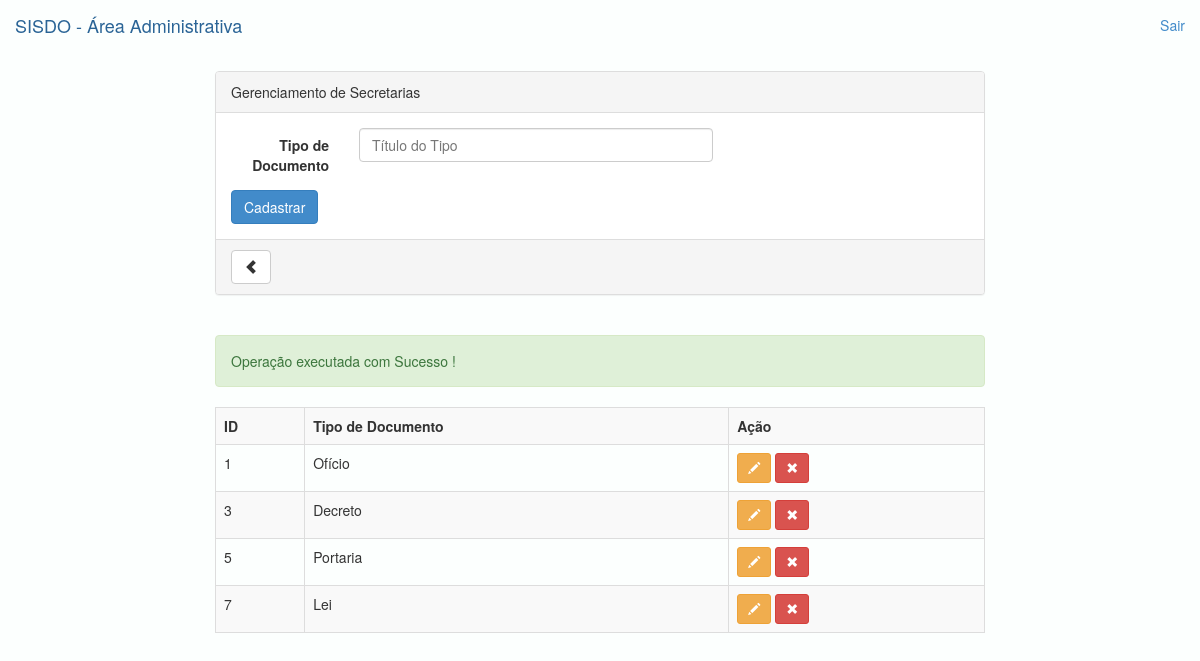
Page /visao/gerenciar_tiposDocumento.php (signed in) on the committed database.
### tables this page shows
CREATE TABLE IF NOT EXISTS `tipo_documento` (
  `cod_tipo_documento` int(11) NOT NULL AUTO_INCREMENT,
  `nome_tipo` varchar(45) NOT NULL,
  PRIMARY KEY (`cod_tipo_documento`)
);

### Configuracao/conexao.php (called while the page is built, shortened)
<?php
function ConectarBanco() {
    $conexao = mysql_connect('127.0.0.1','root','');
    $db = mysql_select_db('docoficial', $conexao);
    return $conexao;
}

### AcessoDados/tipoDocumento_dao.php (called while the page is built, shortened)
<?php
require_once '../Entidade/tipoDocumento.php';
require_once '../Configuracao/conexao.php';
class tipoDocumento_dao {
    function Listar() {
        $listaTipoDoc = array();
        $query = "SELECT * FROM `tipo_documento`";
        $sql =  mysql_query($query);
        $i=0;
        while($resultado = mysql_fetch_array($sql)){
            $tipo_doc = new tipoDocumento();
            $tipo_doc->setCod_tipo_documento($resultado["cod_tipo_documento"]);
            $tipo_doc->setNome_tipo($resultado["nome_tipo"]);
            $listaTipoDoc[$i] = $tipo_doc;
            $i++;
        }
        return $listaTipoDoc;
    }
}

### Controle/tipoDocumento_controle.php (called while the page is built, shortened)
<?php
require_once '../AcessoDados/tipoDocumento_dao.php';
require_once '../Entidade/tipoDocumento.php';
class tipoDocumento_controle {
    function Listar() {
        $dao = new tipoDocumento_dao();
        try {
            $listarDao = array();
            $listarDao = $dao->Listar();
        } catch (Exception $exc) {
            echo $exc->getTraceAsString();
        }
        return $listarDao;
    }
}

### Entidade/tipoDocumento.php (called while the page is built)
<?php
class tipoDocumento {
    private $cod_tipo_documento;
    private $nome_tipo;
    function getCod_tipo_documento() {
        return $this->cod_tipo_documento;
    }
    function getNome_tipo() {
        return $this->nome_tipo;
    }
    function setCod_tipo_documento($cod_tipo_documento) {
        $this->cod_tipo_documento = $cod_tipo_documento;
    }
    function setNome_tipo($nome_tipo) {
        $this->nome_tipo = $nome_tipo;
    }
}

### visao/gerenciar_tiposDocumento.php (the view, shortened to what this page needs)
<!DOCTYPE html>
<?php
require_once 'config_visao.php';
require_once '../Controle/tipoDocumento_controle.php';
require_once '../Entidade/tipoDocumento.php';
$controle = new tipoDocumento_controle();
if(@$_GET["id"] != null){
    $tipodoc = new tipoDocumento();
    $tipodoc = $controle->BuscarPor_Cod($_GET["id"]);
    $botaoCancelar='<a href="../visao/gerenciar_tiposDocumento.php" role="button">
                            <button type="submit" class="btn btn-default">Cancelar</button>
                        </a>';
    $valueNomeTipo = $tipodoc->getNome_tipo();
    $action = "tipoDocumentoPOST.php?id=".$tipodoc->getCod_tipo_documento()."&acao=editar";
}else{
    $valueNomeTipo="";
    $action = "tipoDocumentoPOST.php?id=&acao=inserir";
}
?>
<html>
    <body class="fundo-base">
        <?php echo CriarBarraNavegacao(); ?>
        <div class="col-xs-12 col-md-8 col-md-offset-2">
            <div class="panel panel-default">
                <div class="panel-heading">Gerenciamento de Secretarias</div>
                <div class="panel-body">
                    <form class="form-horizontal" role="form" action="<?php echo $action; ?>" method="POST">
                        <div class="form-group">
                            <label for="inputUsuario" class="col-sm-2 control-label">Tipo de Documento</label>
                            <div class="col-sm-6">
                                <input type="text" class="form-control" id="input_nome_secretaria"  name="nome_titulo" placeholder="Título do Tipo" value="<?php echo $valueNomeTipo ?>">
                            </div>
                        </div>
                        <button type="submit" class="btn btn-primary">Cadastrar</button>
                    </form>
                </div>
                <div class="panel-footer">
                    <a href="../visao/gerenciar_documentos.php" class="btn btn-default" role="button">
                        <span class="glyphicon glyphicon-chevron-left" aria-hidden="true"><abbr title="Voltar"></abbr></span>
                    </a>
                </div>
            </div>
            <?php
            if (@$_GET["result"] == 0) {
                echo ' <br><div class="alert alert-success" role="alert">Operação executada com Sucesso !</div>';
            } elseif (@$_GET["result"] != null && @$_GET["result"] == 0) {
            } else {
                echo ' <br><div class="alert alert-warning" role="alert">ERRO na Operação !</div>';
            }
            ?>
            <div>
                <table class="table table-striped table-bordered">
                    <th>ID</th>
                    <th>Tipo de Documento</th>
                    <th>Ação</th>
                    <?php
                    $lista = $controle->Listar();
                    $i = 0;
                    $laco = count($lista);
                    while ($i < $laco) {
                        $tpd = $lista[$i];
                        echo ' <tr>
                                        <td>' . $tpd->getCod_tipo_documento() . '</td>
                                        <td>' . $tpd->getNome_tipo() . '</td>
                                        <td>
                                            <a href="../visao/gerenciar_tiposDocumento.php?id=' . $tpd->getCod_tipo_documento() . '" class="btn btn-warning btn-sm" role="button">
                                                 <span class="glyphicon glyphicon-pencil" aria-hidden="true"></span>
                                            </a>
                                            <a href="../visao/tipoDocumentoPOST.php?id=' . $tpd->getCod_tipo_documento() . '&acao=excluir" class="btn btn-danger btn-sm" role="button">
                                                 <span class="glyphicon glyphicon-remove" aria-hidden="true"></span>
                                            </a>
                                        </td>
                                  </tr>';
                        $i++;
                    }
                    ?>
                </table>
            </div>
        </div>
    </body >
</html>

### css/main.css (style rules this page uses)
.fundo-base { background-color: rgba(247, 255, 253, 0.28); }

### rows in the picture
tipo_documento: cod_tipo_documento "1", nome_tipo "Ofício"
tipo_documento: cod_tipo_documento "3", nome_tipo "Decreto"
tipo_documento: cod_tipo_documento "5", nome_tipo "Portaria"
tipo_documento: cod_tipo_documento "7", nome_tipo "Lei"
